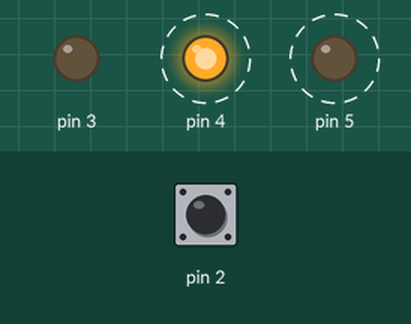
Simulated run of this sketch. Board: Arduino Uno, built with avr-gcc and run on an emulated ATmega328P. Shown: output pins drawn as LEDs (lit = HIGH). Dashed ring = blinking. Inputs (shaded band) come from the test bench; at power-on: pin 2 HIGH.

Above: at 1.8 s.
1.9 s: pin 2 driven LOW
At 3.2 s:
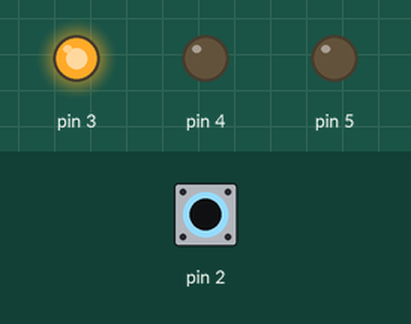
3.5 s: pin 2 driven HIGH
At 3.62 s:
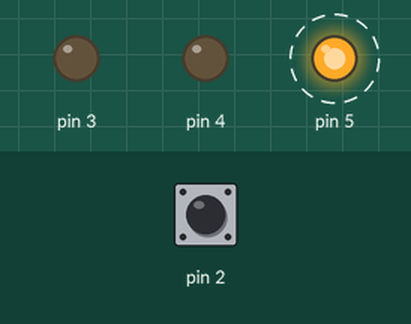
6.5 s: pin 2 pulsed LOW 5 times (0.12 s each, 0.3 s apart)
At 11.89 s:
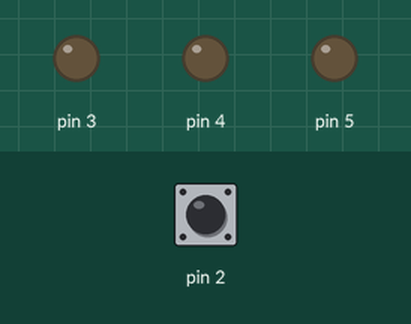
Timing chart, 0 to 15.6 s (numbered marks = the images above; inputs shaded):
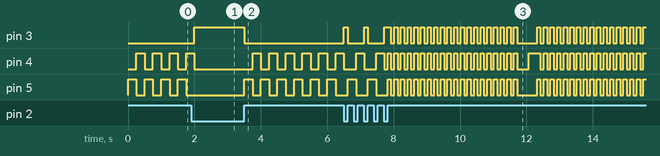

Measured:
- after the input at 1.9 s, pin 3: LOW → HIGH after 0.10 s; pin 4: goes on until 2.0 s, then stays LOW; pin 5: stops changing and stays LOW
- after the input at 3.5 s, pin 3: HIGH → LOW at once; pin 4: alternates HIGH for 0.25 s and LOW for 0.25 s, starting after 0.25 s; pin 5: alternates HIGH for 0.25 s and LOW for 0.25 s, starting at once
- after the input at 6.5 s, pin 3: LOW → HIGH at once, → LOW 0.12 s later, → HIGH 0.50 s later, → LOW 0.10 s later, … (77 changes in this stretch)
- by itself, pin 4, pin 5: alternates HIGH for 0.25 s and LOW for 0.25 s

The sketch:

spaceControl.ino
```cpp
int switchState = 0;
int pressCount = 0;
int priorState = LOW;

void setup(){
  pinMode(3, OUTPUT);
  pinMode(4, OUTPUT);
  pinMode(5, OUTPUT);
  pinMode(2, INPUT);
}

void loop(){
  switchState = digitalRead(2);
  if(switchState == LOW){
    //Switch is open
    digitalWrite(3, HIGH);
    digitalWrite(4, LOW);
    digitalWrite(5, LOW);
    priorState = LOW;

  } else {
    digitalWrite(3, LOW);
    digitalWrite(4, LOW);
    digitalWrite(5, HIGH);

    //Want to count the number of times we switch states.
    //  worth looking into how to use functions, because I'm sure this
    //  pattern is reused.
    if(priorState == LOW){
      priorState = HIGH;
      pressCount++;
    }

    if(pressCount % 5 == 0){
       //Every Fifth Press we freak out
        for(int x = 0;x < 20; x++){
          flashOn();
          delay(100);
          flashOff();
          delay(100);
        }
    }
    delay(250);
    digitalWrite(4, HIGH);
    digitalWrite(5, LOW);
    delay(250);
  }

}

void flashOn(){
  digitalWrite(3, HIGH);
  digitalWrite(4, HIGH);
  digitalWrite(5, HIGH);
}

void flashOff(){
  digitalWrite(3, LOW);
  digitalWrite(4, LOW);
  digitalWrite(5, LOW);
}
```
